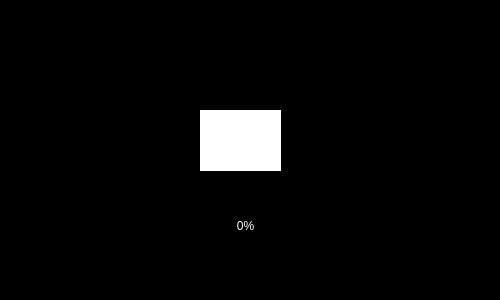
<?xml version="1.0" encoding="UTF-8"?>
<ui version="4.0">
 <class>MainWindow</class>
 <widget class="QMainWindow" name="MainWindow">
  <property name="geometry">
   <rect>
    <x>0</x>
    <y>0</y>
    <width>500</width>
    <height>300</height>
   </rect>
  </property>
  <property name="maximumSize">
   <size>
    <width>500</width>
    <height>350</height>
   </size>
  </property>
  <property name="windowTitle">
   <string>Loading...</string>
  </property>
  <property name="styleSheet">
   <string notr="true">color: white;
background-color: black;</string>
  </property>
  <widget class="QWidget" name="centralwidget">
   <widget class="QProgressBar" name="progressBar">
    <property name="geometry">
     <rect>
      <x>10</x>
      <y>200</y>
      <width>471</width>
      <height>51</height>
     </rect>
    </property>
    <property name="toolTipDuration">
     <number>-1</number>
    </property>
    <property name="minimum">
     <number>0</number>
    </property>
    <property name="maximum">
     <number>100000</number>
    </property>
    <property name="value">
     <number>0</number>
    </property>
    <property name="textVisible">
     <bool>true</bool>
    </property>
   </widget>
   <widget class="QPushButton" name="pushButton">
    <property name="geometry">
     <rect>
      <x>200</x>
      <y>110</y>
      <width>81</width>
      <height>61</height>
     </rect>
    </property>
    <property name="cursor">
     <cursorShape>PointingHandCursor</cursorShape>
    </property>
    <property name="styleSheet">
     <string notr="true">background-color: rgb(255, 255, 255);
border:0;
color: rgb(0, 0, 0);</string>
    </property>
    <property name="text">
     <string/>
    </property>
   </widget>
   <widget class="QLabel" name="label">
    <property name="geometry">
     <rect>
      <x>180</x>
      <y>60</y>
      <width>120</width>
      <height>120</height>
     </rect>
    </property>
    <property name="maximumSize">
     <size>
      <width>120</width>
      <height>120</height>
     </size>
    </property>
    <property name="text">
     <string/>
    </property>
    <property name="pixmap">
     <pixmap>../../Downloads/image1.png</pixmap>
    </property>
    <property name="scaledContents">
     <bool>true</bool>
    </property>
   </widget>
   <widget class="QLabel" name="label2">
    <property name="geometry">
     <rect>
      <x>190</x>
      <y>60</y>
      <width>100</width>
      <height>120</height>
     </rect>
    </property>
    <property name="maximumSize">
     <size>
      <width>100</width>
      <height>120</height>
     </size>
    </property>
    <property name="cursor">
     <cursorShape>ArrowCursor</cursorShape>
    </property>
    <property name="text">
     <string/>
    </property>
    <property name="pixmap">
     <pixmap>../../Downloads/image2.png</pixmap>
    </property>
    <property name="scaledContents">
     <bool>true</bool>
    </property>
   </widget>
   <zorder>label</zorder>
   <zorder>label2</zorder>
   <zorder>progressBar</zorder>
   <zorder>pushButton</zorder>
  </widget>
  <widget class="QMenuBar" name="menubar">
   <property name="geometry">
    <rect>
     <x>0</x>
     <y>0</y>
     <width>500</width>
     <height>22</height>
    </rect>
   </property>
  </widget>
  <widget class="QStatusBar" name="statusbar"/>
 </widget>
 <resources/>
 <connections/>
</ui>
